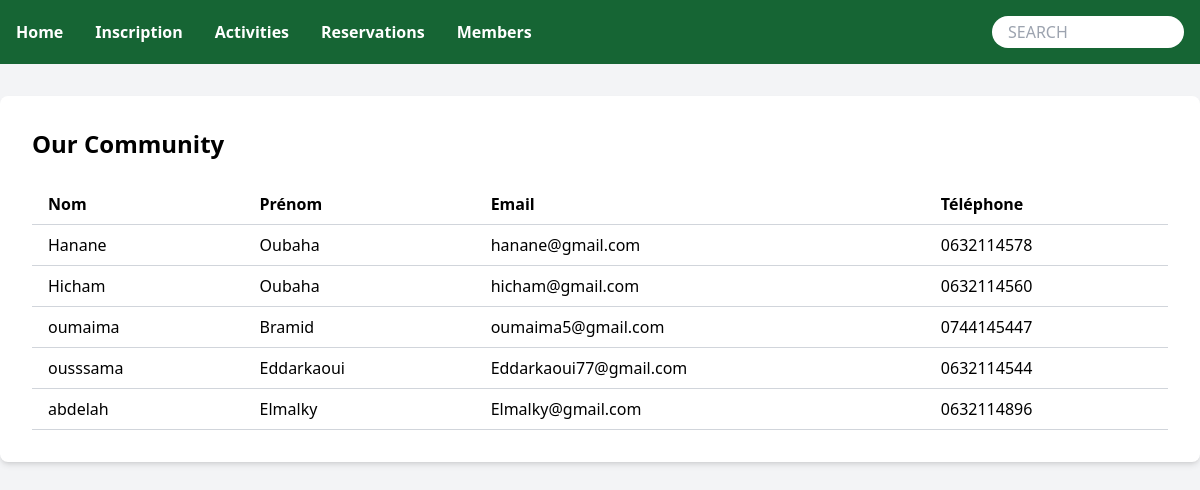
The page /our-community.php on the database as committed earlier.
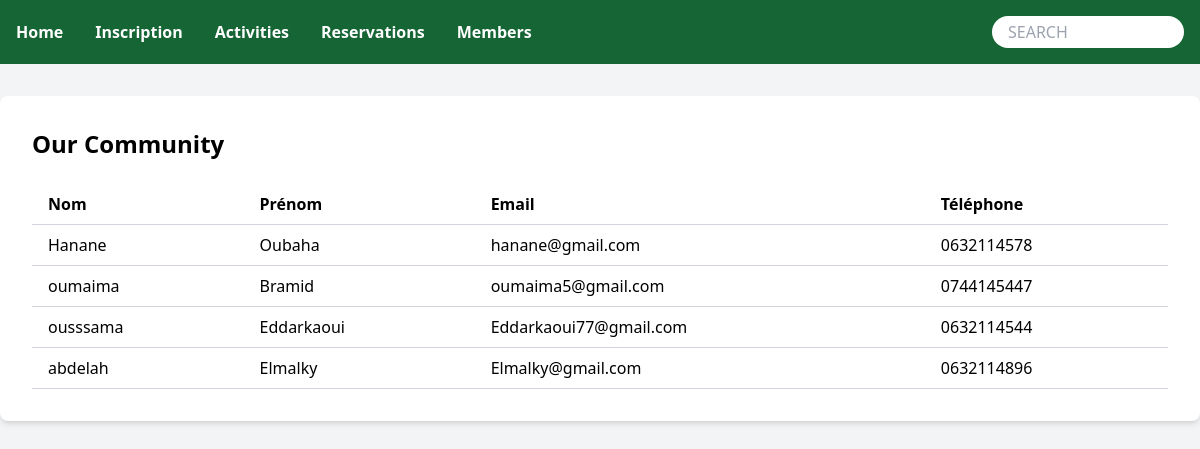
The same page on the database as committed later.
### tables this page shows
CREATE TABLE membres (
    id_membre INT PRIMARY KEY NOT NULL AUTO_INCREMENT,
    nom VARCHAR(50),
    prenom VARCHAR(50),
    email VARCHAR(100) UNIQUE,
    telephone VARCHAR(15)
);

### our-community.php (the view, shortened to what this page needs)
<?php
include('db.php');
$sql = "SELECT nom, prenom, email, telephone FROM membres";
$result = $conn->query($sql);
?>
<!DOCTYPE html>
<html lang="fr">
<head>
    <script src="https://cdn.tailwindcss.com"></script>
    <link href="https://cdnjs.cloudflare.com/ajax/libs/tailwindcss/2.2.19/tailwind.min.css" rel="stylesheet">
</head>
<body class="bg-gray-100">
    <nav class="bg-green-800 p-4 flex justify-between items-center">
        <div class="flex space-x-8">
            <a href="index.php" class="text-white font-bold">Home</a>
            <a href="membres.php" class="text-white font-bold">Inscription</a>
            <a href="activites.php" class="text-white font-bold">Activities</a>
            <a href="reservations.php" class="text-white font-bold">Reservations</a>
            <a href="our-community.php" class="text-white font-bold">Members</a>
        </div>
        <div class="relative">
            <input type="text" placeholder="SEARCH" class="px-4 py-1 rounded-full w-48 focus:outline-none">
        </div>
    </nav>
    <div class="mt-8 bg-white p-8 rounded-lg shadow-md mx-auto max-w-7xl">
        <h2 class="text-2xl font-bold mb-6">Our Community</h2>
        <table class="min-w-full bg-white">
            <thead>
                <tr>
                    <th class="py-2 px-4 border-b border-gray-300 text-left">Nom</th>
                    <th class="py-2 px-4 border-b border-gray-300 text-left">Prénom</th>
                    <th class="py-2 px-4 border-b border-gray-300 text-left">Email</th>
                    <th class="py-2 px-4 border-b border-gray-300 text-left">Téléphone</th>
                </tr>
            </thead>
            <tbody>
                <?php
                if ($result->num_rows > 0) {
                    while($row = $result->fetch_assoc()) {
                        echo "<tr>";
                        echo "<td class='py-2 px-4 border-b border-gray-300'>" . htmlspecialchars($row['nom']) . "</td>";
                        echo "<td class='py-2 px-4 border-b border-gray-300'>" . htmlspecialchars($row['prenom']) . "</td>";
                        echo "<td class='py-2 px-4 border-b border-gray-300'>" . htmlspecialchars($row['email']) . "</td>";
                        echo "<td class='py-2 px-4 border-b border-gray-300'>" . htmlspecialchars($row['telephone']) . "</td>";
                        echo "</tr>";
                    }
                } else {
                    echo "<tr><td colspan='4' class='py-2 px-4 border-b border-gray-300 text-center'>Aucun membre trouvé.</td></tr>";
                }
                ?>
            </tbody>
        </table>
    </div>
</body>
</html>

Rows that differ between the two databases and show on the page:
removed membres: nom "Hicham", prenom "Oubaha", email "hicham@gmail.com", telephone "0632114560"
